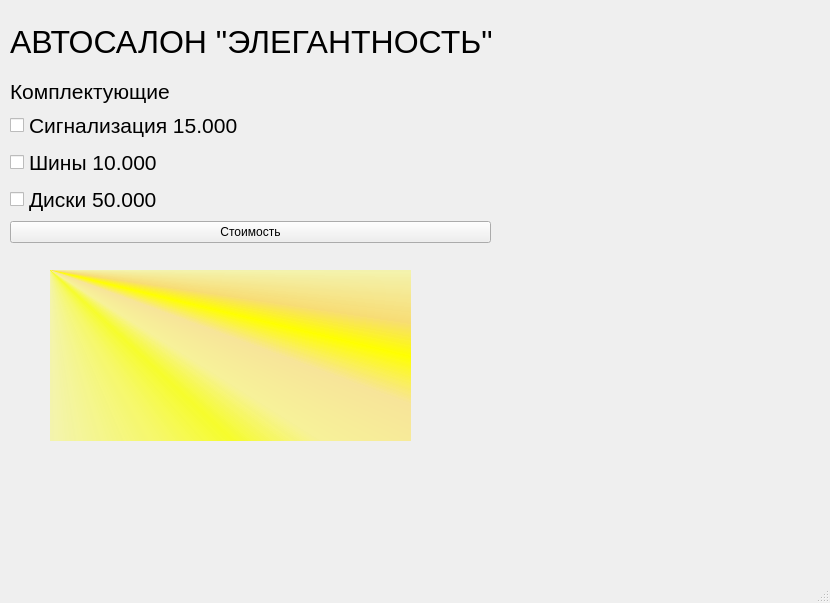
<?xml version="1.0" encoding="UTF-8"?>
<ui version="4.0">
 <class>MainWindow</class>
 <widget class="QMainWindow" name="MainWindow">
  <property name="geometry">
   <rect>
    <x>0</x>
    <y>0</y>
    <width>830</width>
    <height>603</height>
   </rect>
  </property>
  <property name="windowTitle">
   <string>Шумков Демид 4134К</string>
  </property>
  <widget class="QWidget" name="centralwidget">
   <widget class="QLabel" name="label_3">
    <property name="geometry">
     <rect>
      <x>510</x>
      <y>10</y>
      <width>281</width>
      <height>521</height>
     </rect>
    </property>
    <property name="text">
     <string/>
    </property>
    <property name="pixmap">
     <pixmap resource="src.qrc">:/img/img/10.jpg</pixmap>
    </property>
    <property name="scaledContents">
     <bool>true</bool>
    </property>
   </widget>
   <widget class="QLabel" name="label_4">
    <property name="geometry">
     <rect>
      <x>50</x>
      <y>270</y>
      <width>361</width>
      <height>171</height>
     </rect>
    </property>
    <property name="font">
     <font>
      <pointsize>12</pointsize>
      <bold>true</bold>
     </font>
    </property>
    <property name="styleSheet">
     <string notr="true">background-color: qconicalgradient(cx:0, cy:0, angle:135, stop:0 rgba(255, 255, 0, 69), stop:0.375 rgba(255, 255, 0, 69), stop:0.423533 rgba(251, 255, 0, 145), stop:0.45 rgba(247, 255, 0, 208), stop:0.477581 rgba(255, 244, 71, 130), stop:0.518717 rgba(255, 218, 71, 130), stop:0.55 rgba(255, 255, 0, 255), stop:0.57754 rgba(255, 203, 0, 130), stop:0.625 rgba(255, 255, 0, 69), stop:1 rgba(255, 255, 0, 69));</string>
    </property>
    <property name="text">
     <string/>
    </property>
    <property name="alignment">
     <set>Qt::AlignCenter</set>
    </property>
   </widget>
   <widget class="QWidget" name="layoutWidget">
    <property name="geometry">
     <rect>
      <x>10</x>
      <y>10</y>
      <width>481</width>
      <height>233</height>
     </rect>
    </property>
    <layout class="QVBoxLayout" name="verticalLayout_3">
     <item>
      <layout class="QVBoxLayout" name="verticalLayout_2">
       <item>
        <widget class="QLabel" name="label">
         <property name="font">
          <font>
           <pointsize>24</pointsize>
          </font>
         </property>
         <property name="text">
          <string>АВТОСАЛОН &quot;ЭЛЕГАНТНОСТЬ&quot;</string>
         </property>
        </widget>
       </item>
       <item>
        <layout class="QVBoxLayout" name="verticalLayout">
         <item>
          <widget class="QLabel" name="label_2">
           <property name="font">
            <font>
             <pointsize>16</pointsize>
            </font>
           </property>
           <property name="text">
            <string>Комплектующие</string>
           </property>
          </widget>
         </item>
         <item>
          <widget class="QCheckBox" name="checkBox">
           <property name="font">
            <font>
             <pointsize>16</pointsize>
            </font>
           </property>
           <property name="text">
            <string>Сигнализация 15.000</string>
           </property>
          </widget>
         </item>
         <item>
          <widget class="QCheckBox" name="checkBox_2">
           <property name="font">
            <font>
             <pointsize>16</pointsize>
            </font>
           </property>
           <property name="text">
            <string>Шины 10.000</string>
           </property>
          </widget>
         </item>
         <item>
          <widget class="QCheckBox" name="checkBox_3">
           <property name="font">
            <font>
             <pointsize>16</pointsize>
            </font>
           </property>
           <property name="text">
            <string>Диски 50.000</string>
           </property>
          </widget>
         </item>
        </layout>
       </item>
      </layout>
     </item>
     <item>
      <widget class="QPushButton" name="pushButton">
       <property name="text">
        <string>Стоимость</string>
       </property>
      </widget>
     </item>
    </layout>
   </widget>
   <widget class="QLabel" name="label_5">
    <property name="geometry">
     <rect>
      <x>40</x>
      <y>440</y>
      <width>131</width>
      <height>91</height>
     </rect>
    </property>
    <property name="text">
     <string/>
    </property>
    <property name="pixmap">
     <pixmap resource="src.qrc">:/img/img/png-transparent-remote-controls-remote-starter-car-remote-keyless-system-alarm-device-remote-keyless-system.png</pixmap>
    </property>
    <property name="scaledContents">
     <bool>true</bool>
    </property>
   </widget>
   <widget class="QLabel" name="label_6">
    <property name="geometry">
     <rect>
      <x>170</x>
      <y>440</y>
      <width>131</width>
      <height>91</height>
     </rect>
    </property>
    <property name="text">
     <string/>
    </property>
    <property name="pixmap">
     <pixmap resource="src.qrc">:/img/img/png-transparent-three-car-wheels-and-tires-car-tire-alloy-wheel-rim-natural-rubber-tires-car-transport-auto-part.png</pixmap>
    </property>
    <property name="scaledContents">
     <bool>true</bool>
    </property>
   </widget>
   <widget class="QLabel" name="label_7">
    <property name="geometry">
     <rect>
      <x>300</x>
      <y>440</y>
      <width>151</width>
      <height>91</height>
     </rect>
    </property>
    <property name="text">
     <string/>
    </property>
    <property name="pixmap">
     <pixmap resource="src.qrc">:/img/img/png-clipart-car-custom-wheel-tire-alloy-wheel-car-car-vehicle.png</pixmap>
    </property>
    <property name="scaledContents">
     <bool>true</bool>
    </property>
   </widget>
  </widget>
  <widget class="QMenuBar" name="menubar">
   <property name="geometry">
    <rect>
     <x>0</x>
     <y>0</y>
     <width>830</width>
     <height>21</height>
    </rect>
   </property>
  </widget>
  <widget class="QStatusBar" name="statusbar"/>
 </widget>
 <resources>
  <include location="src.qrc"/>
 </resources>
 <connections/>
</ui>
